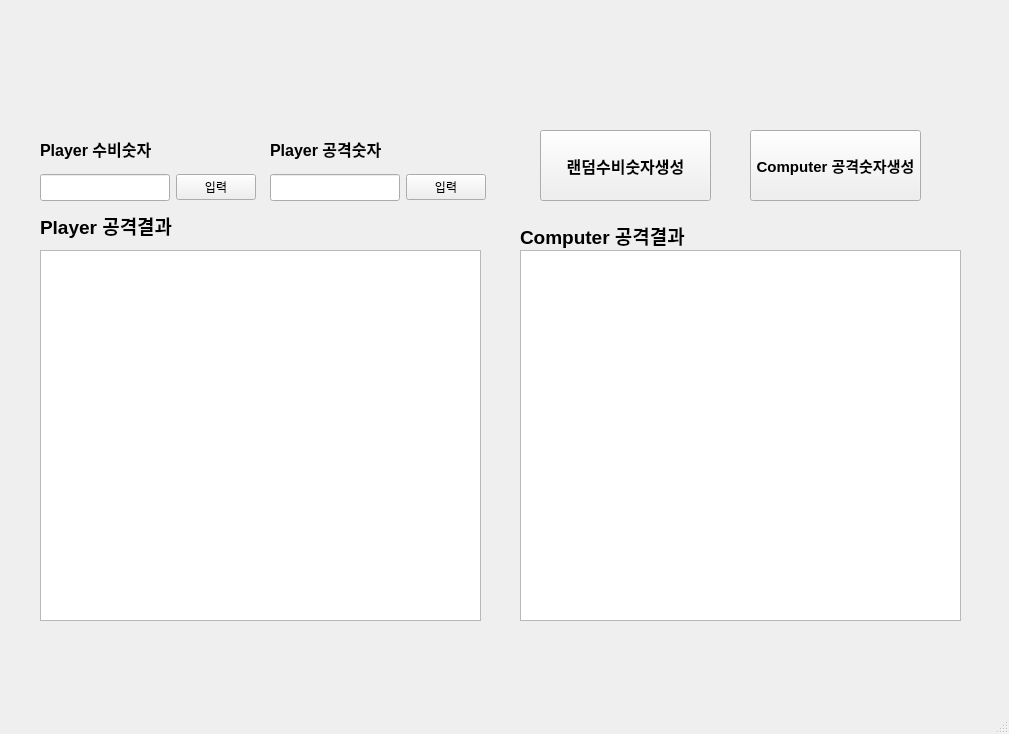
<?xml version="1.0" encoding="UTF-8"?>
<ui version="4.0">
 <class>MainWindow</class>
 <widget class="QMainWindow" name="MainWindow">
  <property name="geometry">
   <rect>
    <x>0</x>
    <y>0</y>
    <width>1009</width>
    <height>734</height>
   </rect>
  </property>
  <property name="windowTitle">
   <string>MainWindow</string>
  </property>
  <widget class="QWidget" name="centralwidget">
   <widget class="QLabel" name="label">
    <property name="geometry">
     <rect>
      <x>10</x>
      <y>80</y>
      <width>1000</width>
      <height>581</height>
     </rect>
    </property>
    <property name="text">
     <string/>
    </property>
    <property name="pixmap">
     <pixmap>../다운로드/stadium.jpg</pixmap>
    </property>
    <property name="alignment">
     <set>Qt::AlignCenter</set>
    </property>
   </widget>
   <widget class="QWidget" name="layoutWidget">
    <property name="geometry">
     <rect>
      <x>270</x>
      <y>130</y>
      <width>216</width>
      <height>71</height>
     </rect>
    </property>
    <layout class="QGridLayout" name="gridLayout_2">
     <item row="0" column="0">
      <widget class="QLabel" name="label_3">
       <property name="font">
        <font>
         <pointsize>12</pointsize>
         <weight>75</weight>
         <bold>true</bold>
        </font>
       </property>
       <property name="text">
        <string>Player 공격숫자</string>
       </property>
      </widget>
     </item>
     <item row="1" column="0">
      <widget class="QLineEdit" name="lineEdit_2">
       <property name="font">
        <font>
         <pointsize>12</pointsize>
        </font>
       </property>
      </widget>
     </item>
     <item row="1" column="1">
      <widget class="QPushButton" name="pushButton_2">
       <property name="text">
        <string>입력</string>
       </property>
      </widget>
     </item>
    </layout>
   </widget>
   <widget class="QLabel" name="label_4">
    <property name="geometry">
     <rect>
      <x>40</x>
      <y>200</y>
      <width>141</width>
      <height>51</height>
     </rect>
    </property>
    <property name="font">
     <font>
      <pointsize>14</pointsize>
      <weight>75</weight>
      <bold>true</bold>
     </font>
    </property>
    <property name="text">
     <string>Player 공격결과</string>
    </property>
   </widget>
   <widget class="QTextEdit" name="textEdit">
    <property name="geometry">
     <rect>
      <x>40</x>
      <y>250</y>
      <width>441</width>
      <height>371</height>
     </rect>
    </property>
   </widget>
   <widget class="QTextEdit" name="textEdit_2">
    <property name="geometry">
     <rect>
      <x>520</x>
      <y>250</y>
      <width>441</width>
      <height>371</height>
     </rect>
    </property>
   </widget>
   <widget class="QLabel" name="label_5">
    <property name="geometry">
     <rect>
      <x>520</x>
      <y>210</y>
      <width>171</width>
      <height>51</height>
     </rect>
    </property>
    <property name="font">
     <font>
      <pointsize>14</pointsize>
      <weight>75</weight>
      <bold>true</bold>
     </font>
    </property>
    <property name="text">
     <string>Computer 공격결과</string>
    </property>
   </widget>
   <widget class="QPushButton" name="pushButton_3">
    <property name="geometry">
     <rect>
      <x>540</x>
      <y>130</y>
      <width>171</width>
      <height>71</height>
     </rect>
    </property>
    <property name="font">
     <font>
      <pointsize>12</pointsize>
      <weight>75</weight>
      <bold>true</bold>
     </font>
    </property>
    <property name="text">
     <string>랜덤수비숫자생성</string>
    </property>
   </widget>
   <widget class="QPushButton" name="pushButton_4">
    <property name="geometry">
     <rect>
      <x>750</x>
      <y>130</y>
      <width>171</width>
      <height>71</height>
     </rect>
    </property>
    <property name="font">
     <font>
      <pointsize>11</pointsize>
      <weight>75</weight>
      <bold>true</bold>
     </font>
    </property>
    <property name="text">
     <string>Computer 공격숫자생성</string>
    </property>
   </widget>
   <widget class="QWidget" name="">
    <property name="geometry">
     <rect>
      <x>40</x>
      <y>130</y>
      <width>216</width>
      <height>71</height>
     </rect>
    </property>
    <layout class="QGridLayout" name="gridLayout">
     <item row="0" column="0">
      <widget class="QLabel" name="label_2">
       <property name="font">
        <font>
         <pointsize>12</pointsize>
         <weight>75</weight>
         <bold>true</bold>
        </font>
       </property>
       <property name="text">
        <string>Player 수비숫자</string>
       </property>
      </widget>
     </item>
     <item row="1" column="0">
      <widget class="QLineEdit" name="lineEdit">
       <property name="font">
        <font>
         <pointsize>12</pointsize>
        </font>
       </property>
      </widget>
     </item>
     <item row="1" column="1">
      <widget class="QPushButton" name="pushButton">
       <property name="text">
        <string>입력</string>
       </property>
      </widget>
     </item>
    </layout>
   </widget>
  </widget>
  <widget class="QStatusBar" name="statusbar"/>
 </widget>
 <resources/>
 <connections/>
</ui>
